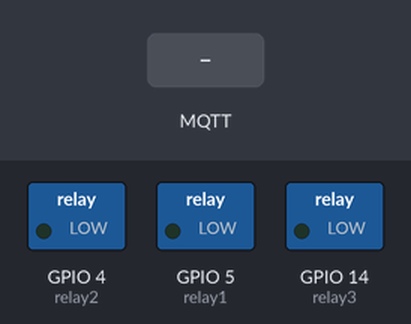
The sketch below on a simulated ESP8266 (NodeMCU). Shown: switched loads named in the sketch (green lamp = pin HIGH). The test bench sets the inputs (shaded band). WiFi joins after 1.5 s; servers stay silent unless stated; random numbers use the default seed unless the sketch sets one; no MQTT or app messages arrive unless stated; what the sketch prints to the serial monitor is not drawn.

Above: at 2.7 s.
2.8 s: MQTT message "1" arrives on the first subscribed topic
At 3.1 s:
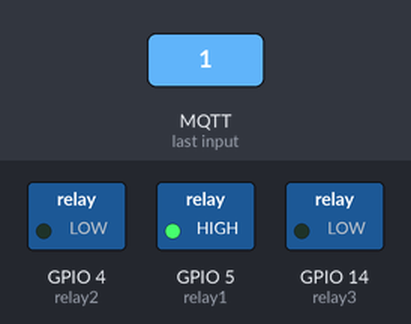
4.3 s: MQTT message "1" arrives on the second subscribed topic
At 5.4 s:
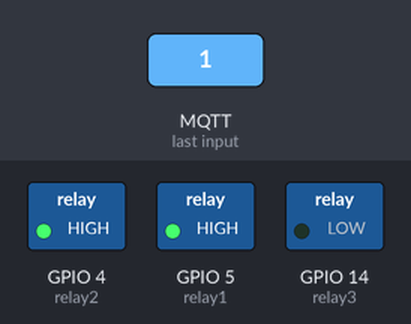
5.8 s: MQTT message "1" arrives on the third subscribed topic
At 6.6 s:
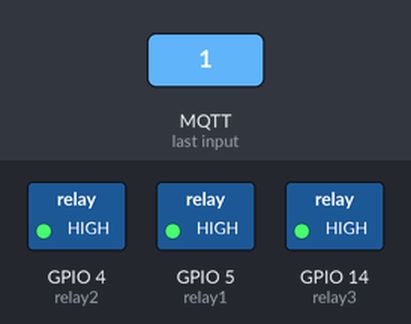
7.3 s: MQTT message "0" arrives on the first subscribed topic
At 7.7 s:
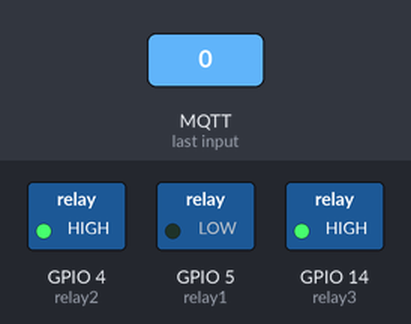
8.8 s: MQTT message "0" arrives on the second subscribed topic
At 10.0 s:
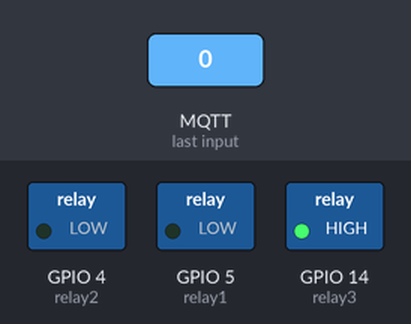
10.3 s: MQTT message "0" arrives on the third subscribed topic
At 11.2 s:
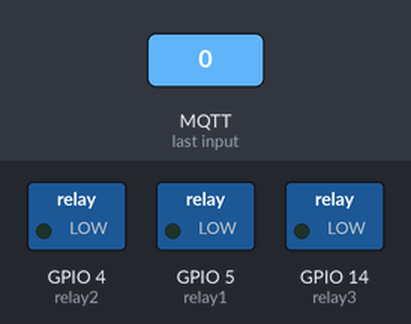
Timing chart, 0 to 12.8 s (numbered marks = the images above; inputs shaded):
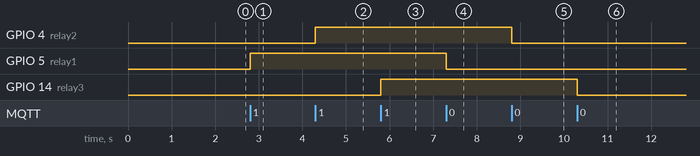

The sketch:

ESP8266-Relay.ino
```cpp
/*
 Basic ESP8266 MQTT example
 This sketch demonstrates the capabilities of the pubsub library in combination
 with the ESP8266 board/library.
 It connects to an MQTT server then:
  - publishes "CONNECTED" to the topic "home/esp8266/status" everytime it bootups
  - subscribes to the topic:
    "home/terrace/light"
    "home/room/light"
    "home/livingroom/light"
    printing out any messages
    it receives. NB - it assumes the received payloads are strings not binary
  - If the first character of the topic "home/terrace/light" is an 1, switch ON the ESP pin 5 / D1,
    else switch it OFF
  - If the first character of the topic "home/room/light" is an 1, switch ON the ESP pin 4 / D2,
    else switch it OFF
  - If the first character of the topic "home/livingroom/light" is an 1, switch ON the ESP pin 14 / D5,
    else switch it OFF
 It will reconnect to the server if the connection is lost using a blocking
 reconnect function. See the 'mqtt_reconnect_nonblocking' example for how to
 achieve the same result without blocking the main loop.
 To install the ESP8266 board, (using Arduino 1.6.4+):
  - Add the following 3rd party board manager under "File -> Preferences -> Additional Boards Manager URLs":
       http://arduino.esp8266.com/stable/package_esp8266com_index.json
  - Open the "Tools -> Board -> Board Manager" and click install for the ESP8266"
  - Select your ESP8266 in "Tools -> Board"
  - This sketch require 'ESP8266WiFi.h' and 'PubSubClient.h' library
*/

// source:
// https://github.com/fikifir/ESP8266-Relay

#include <ESP8266WiFi.h>
#include <PubSubClient.h>

//Update these with values suitable for your network.

//Enter your wifi credentials
const char* ssid = "Fiki's WiFi"; //change Fiki's WiFi to your own SSID wifi
const char* password = "fikiPass"; //change fikiPass to your own wifi password

//Enter Your mqttServer address
const char* mqttServer = "192.168.0.224"; //change 192.168.0.224 to your own mqttServer adresses

WiFiClient espClient;
PubSubClient client(espClient);
int value = 0;

byte relay1 = 5;    //pin D1 - Best for relay output
byte relay2 = 4;    //pin D2 - Best for relay output
byte relay3 = 14;   //pin D5 - Best for relay output
//byte led4 = 12;   //pin D6 - Best for relay output //uncomment to add more relays
//byte led5 = 13;   //pin D7 - Best for relay output //uncomment to add more relays

void setup_wifi(){

  delay(10);
  // We start by connecting to a WiFi network
  Serial.println();
  Serial.print("Connecting to ");
  Serial.println(ssid);

  WiFi.mode(WIFI_STA);
  WiFi.begin(ssid, password);

  while (WiFi.status() != WL_CONNECTED){
    delay(500);
    Serial.print(".");
  }

  randomSeed(micros());

  Serial.println("");
  Serial.println("WiFi connected");
  Serial.println("IP address: ");
  Serial.println(WiFi.localIP());
}

void callback(char* topic, byte* payload, unsigned int length){
  Serial.print("Message arrived [");
  Serial.print(topic);
  Serial.print("] - ");
  for (int i = 0; i < length; i++){
    Serial.print((char)payload[i]);
  }

  Serial.println();
  // Switch ON the LED if an '1' was received as first character
  if(strcmp(topic, "home/terrace/light") == 0){
        //turn the light ON if the payload is '1' and publish to the MQTT server a confirmation message
        if (payload[0] == '1'){
           digitalWrite(relay1, HIGH);
           client.publish("home/terrace/light/state", "ON");
        }
        else if (payload[0] == '0')
        {
           digitalWrite(relay1, LOW);
           client.publish("home/terrace/light/state", "OFF");
        }
   }
  if(strcmp(topic, "home/room/light") == 0){
        //turn the light ON if the payload is '1' and publish to the MQTT server a confirmation message
        if (payload[0] == '1'){
           digitalWrite(relay2, HIGH);
           client.publish("home/room/light/state", "ON");
        }
        else if (payload[0] == '0')
        {
           digitalWrite(relay2, LOW);
           client.publish("home/room/light/state", "OFF");
        }
   }
  if(strcmp(topic, "home/livingroom/light") == 0){
        //turn the light ON if the payload is '1' and publish to the MQTT server a confirmation message
        if (payload[0] == '1'){
           digitalWrite(relay3, HIGH);
           client.publish("home/livingroom/light/state", "ON");
        }
        else if (payload[0] == '0')
        {
           digitalWrite(relay3, LOW);
           client.publish("home/livingroom/light/state", "OFF");
        }
   }
}

void reconnect(){
  // Loop until we're reconnected
  while (!client.connected()){
    Serial.print("Attempting MQTT connection...");
    // Create a random client ID
    String clientId = "ESP8266Client-";
    clientId += String(random(0xffff), HEX);
    // Attempt to connect
    if (client.connect(clientId.c_str())){
      Serial.println("CONNECTED");
      // Once connected, publish an announcement...
      client.publish("home/esp8266/status", "CONNECTED");
      // ... and resubscribe
      client.subscribe("home/terrace/light");
      client.subscribe("home/room/light");
      client.subscribe("home/livingroom/light");
    }
    else {
      Serial.print("failed, rc=");
      Serial.print(client.state());
      Serial.println(" try again in 5 seconds");
      // Wait 5 seconds before retrying
      delay(5000);
    }
  }
}

void setup(){
  pinMode(relay1, OUTPUT);  //Initialize the this pin as an output
  pinMode(relay2, OUTPUT);  //Initialize the this pin as an output
  pinMode(relay3, OUTPUT);  //Initialize the this pin as an output
  //pinMode(relay4, OUTPUT);  //uncomment if u use more relays
  //pinMode(relay5, OUTPUT);  //uncomment if u use more relays
  Serial.begin(115200);
  setup_wifi();
  client.setServer(mqttServer, 1883);
  client.setCallback(callback);
}

void loop(){
  if (!client.connected()){
    reconnect();
  }
  client.loop();
}
```

Measured:
- after the input at 2.8 s, GPIO 5 (relay1): LOW → HIGH at once
- after the input at 4.3 s, GPIO 4 (relay2): LOW → HIGH at once
- after the input at 5.8 s, GPIO 14 (relay3): LOW → HIGH at once
- after the input at 7.3 s, GPIO 5 (relay1): HIGH → LOW at once
- after the input at 8.8 s, GPIO 4 (relay2): HIGH → LOW at once
- after the input at 10.3 s, GPIO 14 (relay3): HIGH → LOW at once
